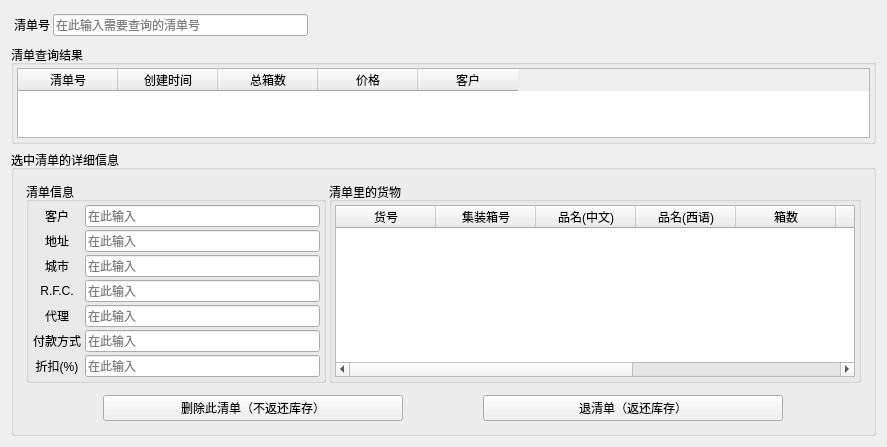
<?xml version="1.0" encoding="UTF-8"?>
<ui version="4.0">
 <class>Search_List_Win</class>
 <widget class="QWidget" name="Search_List_Win">
  <property name="geometry">
   <rect>
    <x>0</x>
    <y>0</y>
    <width>887</width>
    <height>445</height>
   </rect>
  </property>
  <property name="windowTitle">
   <string>Form</string>
  </property>
  <layout class="QVBoxLayout" name="verticalLayout">
   <item>
    <widget class="QWidget" name="widget_16" native="true">
     <property name="maximumSize">
      <size>
       <width>300</width>
       <height>16777215</height>
      </size>
     </property>
     <layout class="QHBoxLayout" name="horizontalLayout_13">
      <property name="spacing">
       <number>3</number>
      </property>
      <property name="leftMargin">
       <number>3</number>
      </property>
      <property name="topMargin">
       <number>3</number>
      </property>
      <property name="rightMargin">
       <number>3</number>
      </property>
      <property name="bottomMargin">
       <number>3</number>
      </property>
      <item>
       <widget class="QLabel" name="list_id_2be_searched_label">
        <property name="text">
         <string>清单号</string>
        </property>
       </widget>
      </item>
      <item>
       <widget class="QLineEdit" name="list_id_2be_searched_LE">
        <property name="placeholderText">
         <string>在此输入需要查询的清单号</string>
        </property>
       </widget>
      </item>
     </layout>
    </widget>
   </item>
   <item>
    <widget class="QGroupBox" name="search_list_result_GB">
     <property name="title">
      <string>清单查询结果</string>
     </property>
     <layout class="QVBoxLayout" name="verticalLayout_12">
      <property name="spacing">
       <number>3</number>
      </property>
      <property name="leftMargin">
       <number>3</number>
      </property>
      <property name="topMargin">
       <number>3</number>
      </property>
      <property name="rightMargin">
       <number>3</number>
      </property>
      <property name="bottomMargin">
       <number>3</number>
      </property>
      <item>
       <widget class="QTableWidget" name="search_result_Table">
        <property name="enabled">
         <bool>true</bool>
        </property>
        <property name="sizeAdjustPolicy">
         <enum>QAbstractScrollArea::AdjustToContentsOnFirstShow</enum>
        </property>
        <property name="editTriggers">
         <set>QAbstractItemView::NoEditTriggers</set>
        </property>
        <property name="selectionMode">
         <enum>QAbstractItemView::SingleSelection</enum>
        </property>
        <property name="selectionBehavior">
         <enum>QAbstractItemView::SelectRows</enum>
        </property>
        <property name="verticalScrollMode">
         <enum>QAbstractItemView::ScrollPerPixel</enum>
        </property>
        <property name="horizontalScrollMode">
         <enum>QAbstractItemView::ScrollPerPixel</enum>
        </property>
        <column>
         <property name="text">
          <string>清单号</string>
         </property>
        </column>
        <column>
         <property name="text">
          <string>创建时间</string>
         </property>
        </column>
        <column>
         <property name="text">
          <string>总箱数</string>
         </property>
        </column>
        <column>
         <property name="text">
          <string>价格</string>
         </property>
        </column>
        <column>
         <property name="text">
          <string>客户</string>
         </property>
        </column>
       </widget>
      </item>
     </layout>
    </widget>
   </item>
   <item>
    <widget class="QGroupBox" name="selected_list_GB">
     <property name="title">
      <string>选中清单的详细信息</string>
     </property>
     <layout class="QVBoxLayout" name="verticalLayout_3">
      <item>
       <widget class="QWidget" name="widget" native="true">
        <layout class="QHBoxLayout" name="horizontalLayout_6">
         <property name="spacing">
          <number>3</number>
         </property>
         <property name="leftMargin">
          <number>3</number>
         </property>
         <property name="topMargin">
          <number>3</number>
         </property>
         <property name="rightMargin">
          <number>3</number>
         </property>
         <property name="bottomMargin">
          <number>3</number>
         </property>
         <item>
          <widget class="QGroupBox" name="selected_list_info_GB">
           <property name="maximumSize">
            <size>
             <width>300</width>
             <height>16777215</height>
            </size>
           </property>
           <property name="title">
            <string>清单信息</string>
           </property>
           <layout class="QVBoxLayout" name="verticalLayout_2">
            <property name="spacing">
             <number>3</number>
            </property>
            <property name="leftMargin">
             <number>3</number>
            </property>
            <property name="topMargin">
             <number>3</number>
            </property>
            <property name="rightMargin">
             <number>3</number>
            </property>
            <property name="bottomMargin">
             <number>3</number>
            </property>
            <item>
             <widget class="QWidget" name="CLIENTE_Container" native="true">
              <layout class="QHBoxLayout" name="horizontalLayout">
               <property name="spacing">
                <number>3</number>
               </property>
               <property name="leftMargin">
                <number>0</number>
               </property>
               <property name="topMargin">
                <number>0</number>
               </property>
               <property name="rightMargin">
                <number>0</number>
               </property>
               <property name="bottomMargin">
                <number>0</number>
               </property>
               <item>
                <widget class="QLabel" name="CLIENTE_label">
                 <property name="minimumSize">
                  <size>
                   <width>50</width>
                   <height>0</height>
                  </size>
                 </property>
                 <property name="maximumSize">
                  <size>
                   <width>150</width>
                   <height>16777215</height>
                  </size>
                 </property>
                 <property name="text">
                  <string>客户</string>
                 </property>
                 <property name="alignment">
                  <set>Qt::AlignCenter</set>
                 </property>
                </widget>
               </item>
               <item>
                <widget class="QLineEdit" name="CLIENTE_LE">
                 <property name="text">
                  <string/>
                 </property>
                 <property name="readOnly">
                  <bool>true</bool>
                 </property>
                 <property name="placeholderText">
                  <string>在此输入</string>
                 </property>
                </widget>
               </item>
              </layout>
             </widget>
            </item>
            <item>
             <widget class="QWidget" name="CLIENTE_Container_2" native="true">
              <layout class="QHBoxLayout" name="horizontalLayout_2">
               <property name="spacing">
                <number>3</number>
               </property>
               <property name="leftMargin">
                <number>0</number>
               </property>
               <property name="topMargin">
                <number>0</number>
               </property>
               <property name="rightMargin">
                <number>0</number>
               </property>
               <property name="bottomMargin">
                <number>0</number>
               </property>
               <item>
                <widget class="QLabel" name="DOMICILIO_label">
                 <property name="minimumSize">
                  <size>
                   <width>50</width>
                   <height>0</height>
                  </size>
                 </property>
                 <property name="maximumSize">
                  <size>
                   <width>150</width>
                   <height>16777215</height>
                  </size>
                 </property>
                 <property name="text">
                  <string>地址</string>
                 </property>
                 <property name="alignment">
                  <set>Qt::AlignCenter</set>
                 </property>
                </widget>
               </item>
               <item>
                <widget class="QLineEdit" name="DOMICILIO_LE">
                 <property name="text">
                  <string/>
                 </property>
                 <property name="readOnly">
                  <bool>true</bool>
                 </property>
                 <property name="placeholderText">
                  <string>在此输入</string>
                 </property>
                </widget>
               </item>
              </layout>
             </widget>
            </item>
            <item>
             <widget class="QWidget" name="CLIENTE_Container_3" native="true">
              <layout class="QHBoxLayout" name="horizontalLayout_3">
               <property name="spacing">
                <number>3</number>
               </property>
               <property name="leftMargin">
                <number>0</number>
               </property>
               <property name="topMargin">
                <number>0</number>
               </property>
               <property name="rightMargin">
                <number>0</number>
               </property>
               <property name="bottomMargin">
                <number>0</number>
               </property>
               <item>
                <widget class="QLabel" name="CIUDAD_label">
                 <property name="minimumSize">
                  <size>
                   <width>50</width>
                   <height>0</height>
                  </size>
                 </property>
                 <property name="maximumSize">
                  <size>
                   <width>150</width>
                   <height>16777215</height>
                  </size>
                 </property>
                 <property name="text">
                  <string>城市</string>
                 </property>
                 <property name="alignment">
                  <set>Qt::AlignCenter</set>
                 </property>
                </widget>
               </item>
               <item>
                <widget class="QLineEdit" name="CIUDAD_LE">
                 <property name="text">
                  <string/>
                 </property>
                 <property name="readOnly">
                  <bool>true</bool>
                 </property>
                 <property name="placeholderText">
                  <string>在此输入</string>
                 </property>
                </widget>
               </item>
              </layout>
             </widget>
            </item>
            <item>
             <widget class="QWidget" name="CLIENTE_Container_4" native="true">
              <layout class="QHBoxLayout" name="horizontalLayout_4">
               <property name="spacing">
                <number>3</number>
               </property>
               <property name="leftMargin">
                <number>0</number>
               </property>
               <property name="topMargin">
                <number>0</number>
               </property>
               <property name="rightMargin">
                <number>0</number>
               </property>
               <property name="bottomMargin">
                <number>0</number>
               </property>
               <item>
                <widget class="QLabel" name="RFC_label">
                 <property name="minimumSize">
                  <size>
                   <width>50</width>
                   <height>0</height>
                  </size>
                 </property>
                 <property name="maximumSize">
                  <size>
                   <width>150</width>
                   <height>16777215</height>
                  </size>
                 </property>
                 <property name="text">
                  <string>R.F.C.</string>
                 </property>
                 <property name="alignment">
                  <set>Qt::AlignCenter</set>
                 </property>
                </widget>
               </item>
               <item>
                <widget class="QLineEdit" name="RFC_LE">
                 <property name="text">
                  <string/>
                 </property>
                 <property name="readOnly">
                  <bool>true</bool>
                 </property>
                 <property name="placeholderText">
                  <string>在此输入</string>
                 </property>
                </widget>
               </item>
              </layout>
             </widget>
            </item>
            <item>
             <widget class="QWidget" name="CLIENTE_Container_5" native="true">
              <layout class="QHBoxLayout" name="horizontalLayout_5">
               <property name="spacing">
                <number>3</number>
               </property>
               <property name="leftMargin">
                <number>0</number>
               </property>
               <property name="topMargin">
                <number>0</number>
               </property>
               <property name="rightMargin">
                <number>0</number>
               </property>
               <property name="bottomMargin">
                <number>0</number>
               </property>
               <item>
                <widget class="QLabel" name="AGENTE_label">
                 <property name="minimumSize">
                  <size>
                   <width>50</width>
                   <height>0</height>
                  </size>
                 </property>
                 <property name="maximumSize">
                  <size>
                   <width>150</width>
                   <height>16777215</height>
                  </size>
                 </property>
                 <property name="text">
                  <string>代理</string>
                 </property>
                 <property name="alignment">
                  <set>Qt::AlignCenter</set>
                 </property>
                </widget>
               </item>
               <item>
                <widget class="QLineEdit" name="AGENTE_LE">
                 <property name="text">
                  <string/>
                 </property>
                 <property name="readOnly">
                  <bool>true</bool>
                 </property>
                 <property name="placeholderText">
                  <string>在此输入</string>
                 </property>
                </widget>
               </item>
              </layout>
             </widget>
            </item>
            <item>
             <widget class="QWidget" name="CLIENTE_Container_8" native="true">
              <layout class="QHBoxLayout" name="horizontalLayout_8">
               <property name="spacing">
                <number>3</number>
               </property>
               <property name="leftMargin">
                <number>0</number>
               </property>
               <property name="topMargin">
                <number>0</number>
               </property>
               <property name="rightMargin">
                <number>0</number>
               </property>
               <property name="bottomMargin">
                <number>0</number>
               </property>
               <item>
                <widget class="QLabel" name="CONDICIONES_label">
                 <property name="minimumSize">
                  <size>
                   <width>50</width>
                   <height>0</height>
                  </size>
                 </property>
                 <property name="maximumSize">
                  <size>
                   <width>150</width>
                   <height>16777215</height>
                  </size>
                 </property>
                 <property name="text">
                  <string>付款方式</string>
                 </property>
                 <property name="alignment">
                  <set>Qt::AlignCenter</set>
                 </property>
                </widget>
               </item>
               <item>
                <widget class="QLineEdit" name="CONDICIONES_LE">
                 <property name="text">
                  <string/>
                 </property>
                 <property name="readOnly">
                  <bool>true</bool>
                 </property>
                 <property name="placeholderText">
                  <string>在此输入</string>
                 </property>
                </widget>
               </item>
              </layout>
             </widget>
            </item>
            <item>
             <widget class="QWidget" name="CLIENTE_Container_10" native="true">
              <layout class="QHBoxLayout" name="horizontalLayout_17">
               <property name="spacing">
                <number>3</number>
               </property>
               <property name="leftMargin">
                <number>0</number>
               </property>
               <property name="topMargin">
                <number>0</number>
               </property>
               <property name="rightMargin">
                <number>0</number>
               </property>
               <property name="bottomMargin">
                <number>0</number>
               </property>
               <item>
                <widget class="QLabel" name="DISCOUNT_label">
                 <property name="minimumSize">
                  <size>
                   <width>50</width>
                   <height>0</height>
                  </size>
                 </property>
                 <property name="maximumSize">
                  <size>
                   <width>150</width>
                   <height>16777215</height>
                  </size>
                 </property>
                 <property name="text">
                  <string>折扣(%)</string>
                 </property>
                 <property name="alignment">
                  <set>Qt::AlignCenter</set>
                 </property>
                </widget>
               </item>
               <item>
                <widget class="QLineEdit" name="DISCOUNT_LE">
                 <property name="readOnly">
                  <bool>true</bool>
                 </property>
                 <property name="placeholderText">
                  <string>在此输入</string>
                 </property>
                </widget>
               </item>
              </layout>
             </widget>
            </item>
           </layout>
          </widget>
         </item>
         <item>
          <widget class="QGroupBox" name="list_items_GB">
           <property name="title">
            <string>清单里的货物</string>
           </property>
           <layout class="QVBoxLayout" name="verticalLayout_4">
            <property name="spacing">
             <number>3</number>
            </property>
            <property name="leftMargin">
             <number>3</number>
            </property>
            <property name="topMargin">
             <number>3</number>
            </property>
            <property name="rightMargin">
             <number>3</number>
            </property>
            <property name="bottomMargin">
             <number>3</number>
            </property>
            <item>
             <widget class="QTableWidget" name="selected_list_entries_Table">
              <property name="enabled">
               <bool>true</bool>
              </property>
              <property name="editTriggers">
               <set>QAbstractItemView::NoEditTriggers</set>
              </property>
              <property name="selectionMode">
               <enum>QAbstractItemView::SingleSelection</enum>
              </property>
              <property name="selectionBehavior">
               <enum>QAbstractItemView::SelectRows</enum>
              </property>
              <property name="horizontalScrollMode">
               <enum>QAbstractItemView::ScrollPerPixel</enum>
              </property>
              <attribute name="horizontalHeaderMinimumSectionSize">
               <number>40</number>
              </attribute>
              <column>
               <property name="text">
                <string>货号</string>
               </property>
              </column>
              <column>
               <property name="text">
                <string>集装箱号</string>
               </property>
              </column>
              <column>
               <property name="text">
                <string>品名(中文)</string>
               </property>
              </column>
              <column>
               <property name="text">
                <string>品名(西语)</string>
               </property>
              </column>
              <column>
               <property name="text">
                <string>箱数</string>
               </property>
              </column>
              <column>
               <property name="text">
                <string>每箱个数</string>
               </property>
              </column>
              <column>
               <property name="text">
                <string>个数</string>
               </property>
              </column>
              <column>
               <property name="text">
                <string>单价</string>
               </property>
              </column>
              <column>
               <property name="text">
                <string>总价</string>
               </property>
              </column>
             </widget>
            </item>
           </layout>
          </widget>
         </item>
        </layout>
       </widget>
      </item>
      <item>
       <widget class="QWidget" name="widget_2" native="true">
        <layout class="QHBoxLayout" name="horizontalLayout_7">
         <property name="spacing">
          <number>3</number>
         </property>
         <property name="leftMargin">
          <number>3</number>
         </property>
         <property name="topMargin">
          <number>3</number>
         </property>
         <property name="rightMargin">
          <number>3</number>
         </property>
         <property name="bottomMargin">
          <number>3</number>
         </property>
         <item>
          <widget class="QPushButton" name="delete_list_btn">
           <property name="maximumSize">
            <size>
             <width>300</width>
             <height>16777215</height>
            </size>
           </property>
           <property name="text">
            <string>删除此清单（不返还库存）</string>
           </property>
          </widget>
         </item>
         <item>
          <widget class="QPushButton" name="put_back_list_btn">
           <property name="maximumSize">
            <size>
             <width>300</width>
             <height>16777215</height>
            </size>
           </property>
           <property name="text">
            <string>退清单（返还库存）</string>
           </property>
          </widget>
         </item>
        </layout>
       </widget>
      </item>
     </layout>
    </widget>
   </item>
  </layout>
 </widget>
 <resources/>
 <connections/>
</ui>
